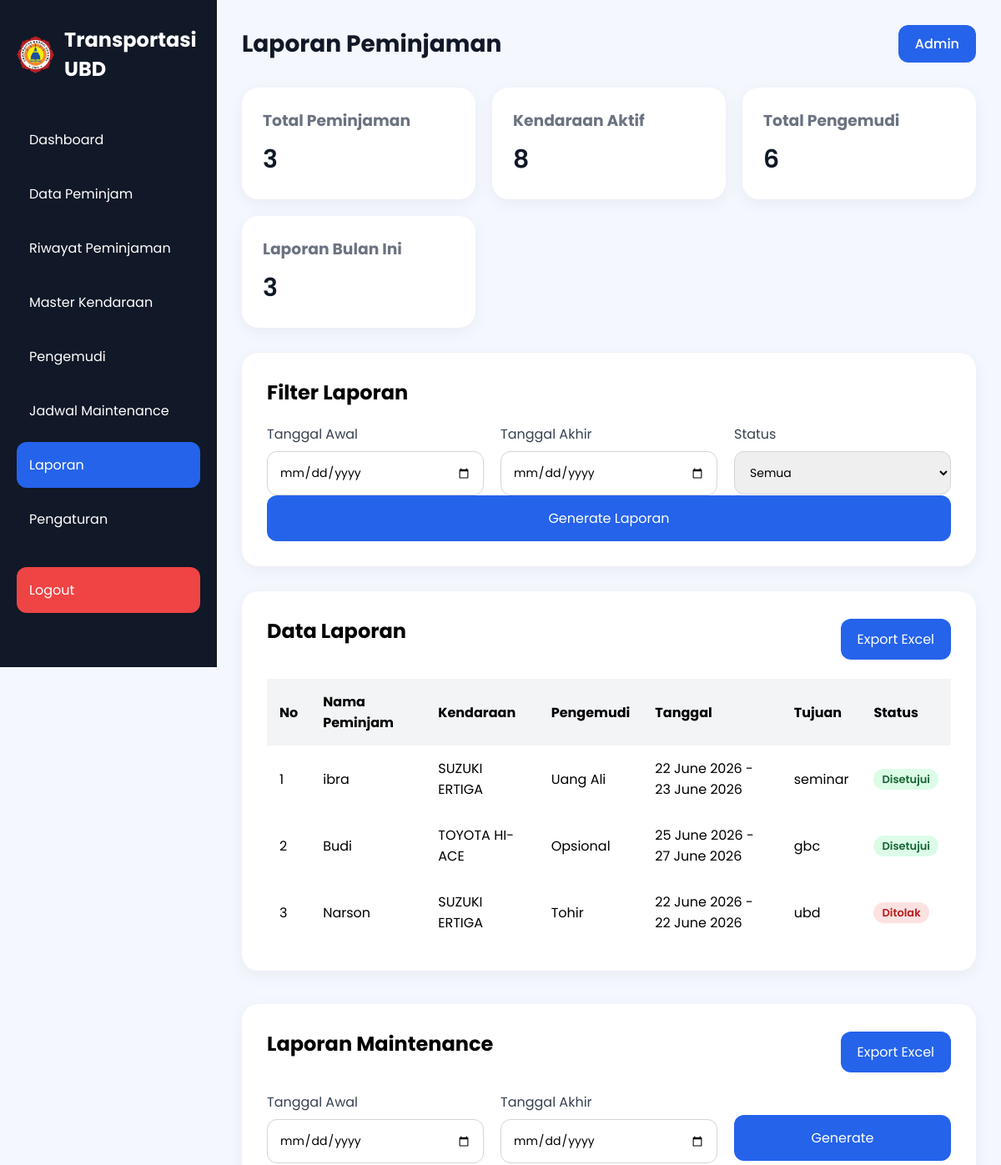
The app's page /laporan.php (signed in, upper part), older data.
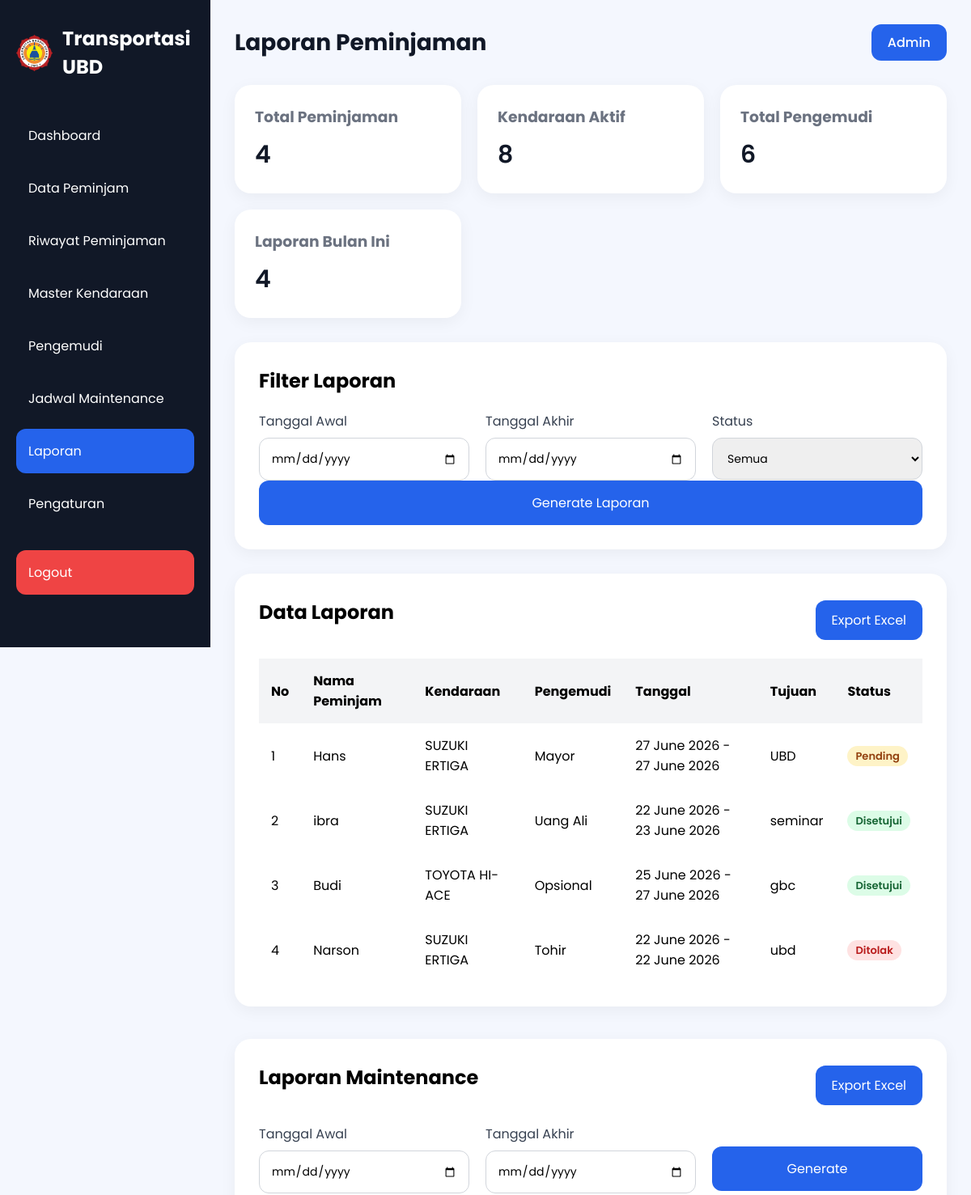
The same page, newer data.
### tables this page shows
CREATE TABLE `riwayat` (
  `id` int(11) NOT NULL,
  `nama_peminjam` varchar(100) NOT NULL,
  `kendaraan` varchar(100) NOT NULL,
  `pengemudi` varchar(100) NOT NULL,
  `tanggal_pinjam` date NOT NULL,
  `jam_berangkat` time NOT NULL,
  `tanggal_kembali` date NOT NULL,
  `jam_kembali` time NOT NULL,
  `keperluan` text NOT NULL,
  `tujuan` text NOT NULL,
  `status` enum('disetujui','pending','ditolak') DEFAULT 'pending',
  `file_pdf` varchar(255) DEFAULT NULL,
  `created_at` timestamp NOT NULL DEFAULT current_timestamp()
);

CREATE TABLE `kendaraan` (
  `id_kendaraan` int(11) NOT NULL,
  `merk_jenis` varchar(100) NOT NULL,
  `tahun` int(11) NOT NULL,
  `no_polisi` varchar(15) NOT NULL,
  `tgl_pajak_stnk` varchar(30) DEFAULT NULL,
  `jenis` enum('Mobil','Motor') NOT NULL,
  `status` varchar(20) NOT NULL DEFAULT 'siap'
);

### laporan.php (the view, shortened to what the changed rows need)
<?php
require_once "config/koneksi.php";
$qTotalPeminjaman = mysqli_query($conn,"
SELECT COUNT(*) AS total
FROM riwayat
");
$totalPeminjaman = mysqli_fetch_assoc($qTotalPeminjaman);
$qLaporanBulan = mysqli_query($conn,"
SELECT COUNT(*) AS total
FROM riwayat
WHERE MONTH(tanggal_pinjam)=MONTH(CURDATE())
AND YEAR(tanggal_pinjam)=YEAR(CURDATE())
");
$laporanBulan = mysqli_fetch_assoc($qLaporanBulan);
$queryLaporan = mysqli_query($conn,"
    SELECT
        r.*,
        k.merk_jenis
    FROM riwayat r
    LEFT JOIN kendaraan k
        ON r.kendaraan = k.no_polisi
    ORDER BY r.id DESC
");
?>
<!DOCTYPE html>
<html lang="id">
<head>
    <link rel="stylesheet" href="style.css">
</head>
<body>
<div class="container">
    <div class="sidebar">
        <div class="logo">
    <h2>Transportasi UBD</h2>
</div>
    </div>
    <div class="main-content">
        <div class="navbar">
            <h1>Laporan Peminjaman</h1>
        </div>
        <div class="cards">
            <div class="card">
                <h3>Total Peminjaman</h3>
                <p><?= $totalPeminjaman['total']; ?></p>
            </div>
            <div class="card">
                <h3>Laporan Bulan Ini</h3>
                <p><?= $laporanBulan['total']; ?></p>
            </div>
        </div>
        <div class="form-container">
            <h2>Filter Laporan</h2>
        </div>
        <div class="table-container">
            <div style="
                display:flex;
                justify-content:space-between;
                align-items:center;
                margin-bottom:20px;
            ">
                <h2>Data Laporan</h2>
            </div>
            <table>
                <thead>
                    <tr>
                        <th>No</th>
                        <th>Nama Peminjam</th>
                        <th>Kendaraan</th>
                        <th>Pengemudi</th>
                        <th>Tanggal</th>
                        <th>Tujuan</th>
                        <th>Status</th>
                    </tr>
                </thead>
                <tbody id="dataLaporan">
                    <?php
                    $no = 1;
                    while ($r = mysqli_fetch_assoc($queryLaporan)) :
                    ?>
                    <tr>
                        <td><?= $no++; ?></td>
                        <td><?= $r['nama_peminjam']; ?></td>
                        <td><?= $r['merk_jenis']; ?></td>
                        <td><?= $r['pengemudi']; ?></td>
                        <td
                            data-pinjam="<?= $r['tanggal_pinjam']; ?>"
                            data-kembali="<?= $r['tanggal_kembali']; ?>"
                        >
                            <?= date('d F Y', strtotime($r['tanggal_pinjam'])); ?>
                            -
                            <?= date('d F Y', strtotime($r['tanggal_kembali'])); ?>
                        </td>
                        <td><?= $r['tujuan']; ?></td>
                        <td>
                            <?php if($r['status'] == 'disetujui'): ?>
                                <span class="badge success">
                                    Disetujui
                                </span>
                            <?php elseif($r['status'] == 'pending'): ?>
                                <span class="badge pending">
                                    Pending
                                </span>
                            <?php else: ?>
                                <span class="badge maintenance">
                                    Ditolak
                                </span>
                            <?php endif; ?>
                        </td>
                    </tr>
                    <?php endwhile; ?>
                </tbody>
            </table>
        </div>
        <div class="table-container" style="margin-top:40px;">
            <div style="
                display:flex;
                justify-content:space-between;
                align-items:center;
                margin-bottom:20px;
            ">
                <h2>Laporan Maintenance</h2>
            </div>
        </div>
    </div>
</div>
</body>
</html>

Row changes from the older to the newer data that the page shows:
added riwayat: nama_peminjam "Hans", kendaraan.merk_jenis "SUZUKI ERTIGA", pengemudi "Mayor", tanggal_pinjam "27 June 2026", tanggal_kembali "27 June 2026", tujuan "UBD", status "Pending"
Text that changed along with them:
$totalPeminjaman['total']: "3" → "4"
$laporanBulan['total']: "3" → "4"
